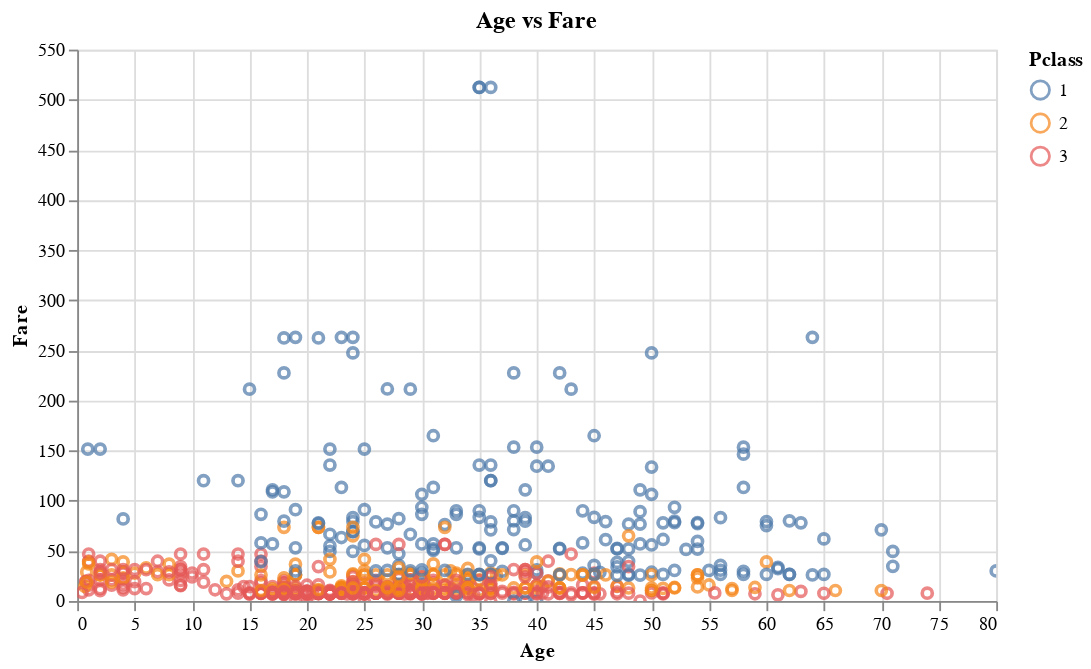

This figure's notebook cell:
### Code cell
(
    df
    .plot.scatter
    (
        x="Age",
        y="Fare",
        color="Pclass:N",
        tooltip=["Age","Fare","Pclass","Name"]
    )
    .properties
    (
        width=500,
        title="Age vs Fare",
    )

)

### Figure 1 — Vega-Lite specification as saved in the notebook (floating-point values rounded to 4 significant figures; data arrays with more than 128 entries replaced by an {"elided": "..."} marker saying what was removed)
{"config": {"view": {"continuousWidth": 300, "continuousHeight": 300}}, "data": {"name": "data-eb4c1b9997f51a02fdb9c236c9019e4c"}, "mark": {"type": "point", "tooltip": true}, "encoding": {"color": {"field": "Pclass", "type": "nominal"}, "tooltip": [{"field": "Age", "type": "quantitative"}, {"field": "Fare", "type": "quantitative"}, {"field": "Pclass", "type": "quantitative"}, {"field": "Name", "type": "nominal"}], "x": {"field": "Age", "type": "quantitative"}, "y": {"field": "Fare", "type": "quantitative"}}, "params": [{"name": "param_4", "select": {"type": "interval", "encodings": ["x", "y"]}, "bind": "scales"}], "title": "Age vs Fare", "width": 500, "$schema": "https://vega.github.io/schema/vega-lite/v5.20.1.json", "datasets": {"data-eb4c1b9997f51a02fdb9c236c9019e4c": {"elided": "891 records"}}}
